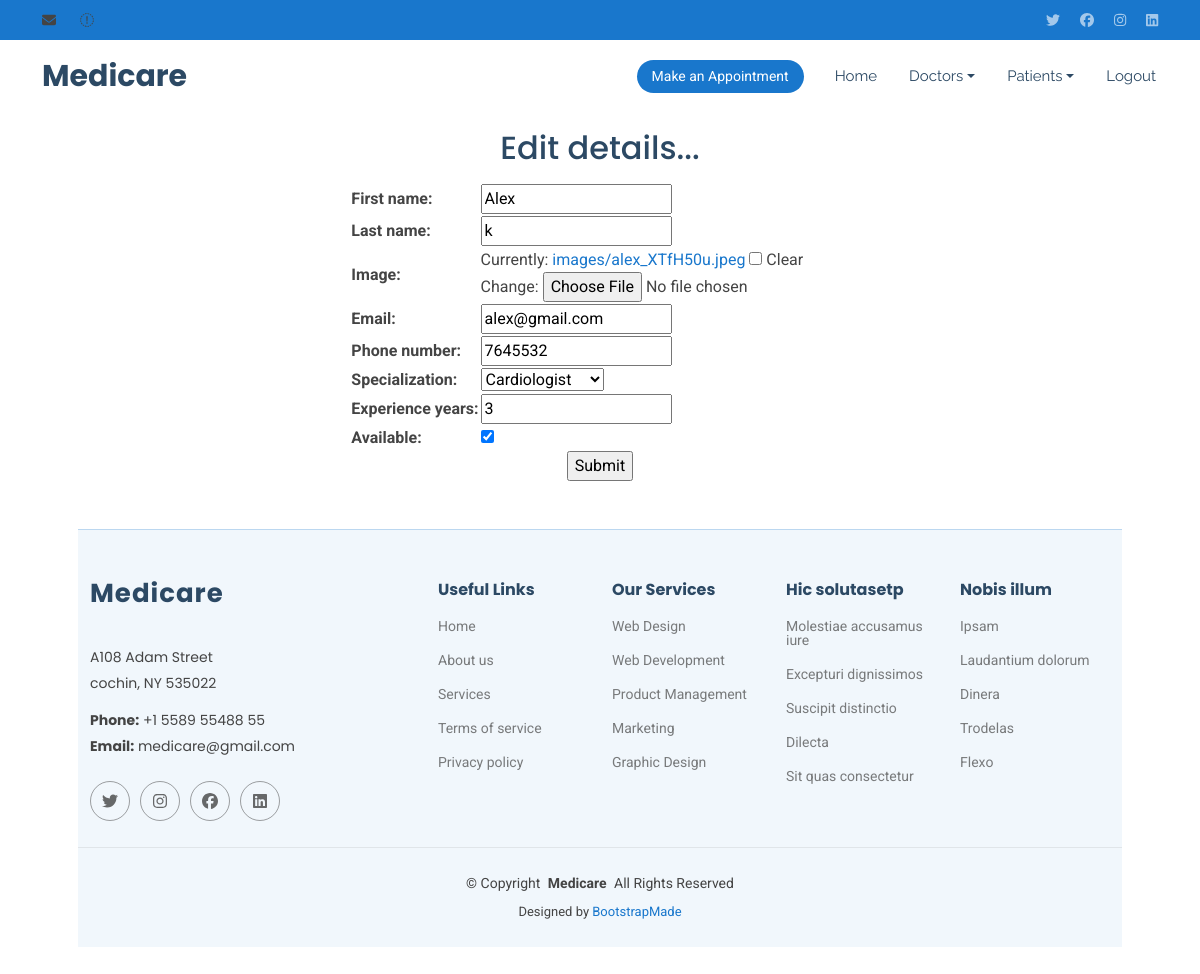
Screenshot of /edit/4 (signed in) with the database file from the repository.
### app1/models.py (models this page shows, shortened)
class Doctor(models.Model):
    SPECIALIZATION_CHOICES = [
        ('Cardiologist','Cardiologist'),
        ('Dermatologist', 'Dermatologist'),
        ('Neurologist', 'Neurologist'),
        ('Pediatrician','Pediatrician' ),
    ]
    first_name = models.CharField(max_length=100)
    last_name = models.CharField(max_length=100)
    image=models.ImageField(upload_to='images', blank=True,null=True)
    email = models.EmailField(unique=True)
    phone_number = models.CharField(max_length=15)
    specialization = models.CharField(max_length=50, choices=SPECIALIZATION_CHOICES)
    experience_years = models.PositiveIntegerField()
    available = models.BooleanField(default=True)

### app1/views.py (the view)
# urls.py: path('edit/<int:i>',views.edit,name="edit"),
@login_required
def edit(request, i):
    d = Doctor.objects.get(id=i)
    if (request.method == "POST"):
        form = doctorform(request.POST, request.FILES,
                        instance=d)
        if (form.is_valid()):
            form.save()
            return vdoctor(request)
    form = doctorform(instance=d)
    return render(request, 'edit_dr.html',{'form':form})

### app1/forms.py
class doctorform(forms.ModelForm):
    class Meta:
        model = Doctor
        fields = '__all__'

### templates/edit_dr.html (shortened to what this page needs)
{% extends 'base.html' %}
{% load static %}
{% block content %}
<center>
<h2 class="mt-3 mb-3">Edit details...</h2>
    <form method="post">
        <table>
            {{form.as_table}}
        </table>
<input type="submit">
</form>
    </center>
{% endblock %}

### static/css/main.css (style rules this page uses)
:root { --default-font: "Roboto", system-ui, -apple-system, "Segoe UI", Roboto, "Helvetica Neue", Arial, "Noto Sans", "Liberation Sans", sans-serif, "Apple Color Emoji", "Segoe UI Emoji", "Segoe UI Symbol", "Noto Color Emoji"; --heading-font: "Poppins", sans-serif; --nav-font: "Raleway", sans-serif; }
:root { --background-color: #ffffff; --default-color: #444444; --heading-color: #2c4964; --accent-color: #1977cc; --surface-color: #ffffff; --contrast-color: #ffffff; }
:root { --nav-color: #2c4964; --nav-hover-color: #1977cc; --nav-mobile-background-color: #ffffff; --nav-dropdown-background-color: #ffffff; --nav-dropdown-color: #2c4964; --nav-dropdown-hover-color: #1977cc; }
:root { scroll-behavior: smooth; }
body { color: var(--default-color); background-color: var(--background-color); font-family: var(--default-font); }
a { color: var(--accent-color); text-decoration: none; transition: 0.3s; }
h1, h2, h3, h4, h5, h6 { color: var(--heading-color); font-family: var(--heading-font); }

### rows the page displays
Doctor: first_name "Alex", last_name "k", email "alex@gmail.com", phone_number "7645532", specialization "Cardiologist", experience_years "3", available "☑"
